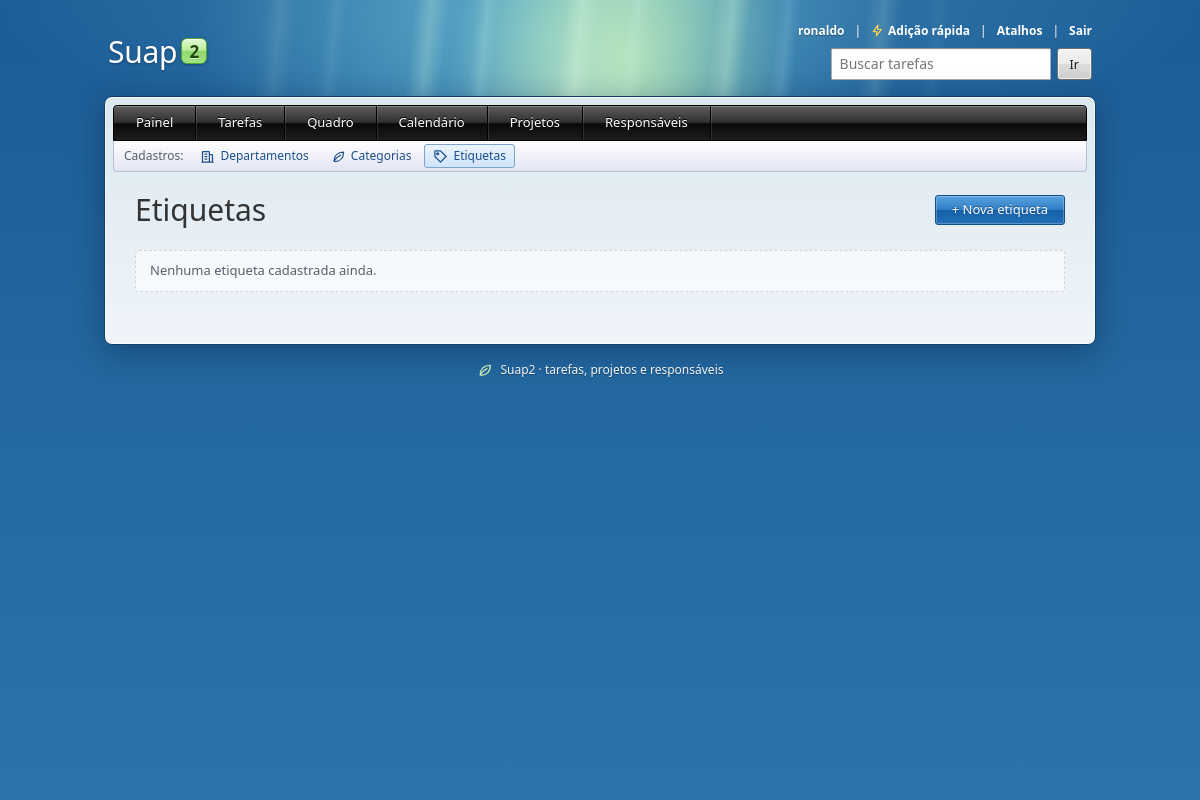
The page /etiquetas/ (signed in) on the database as committed earlier.
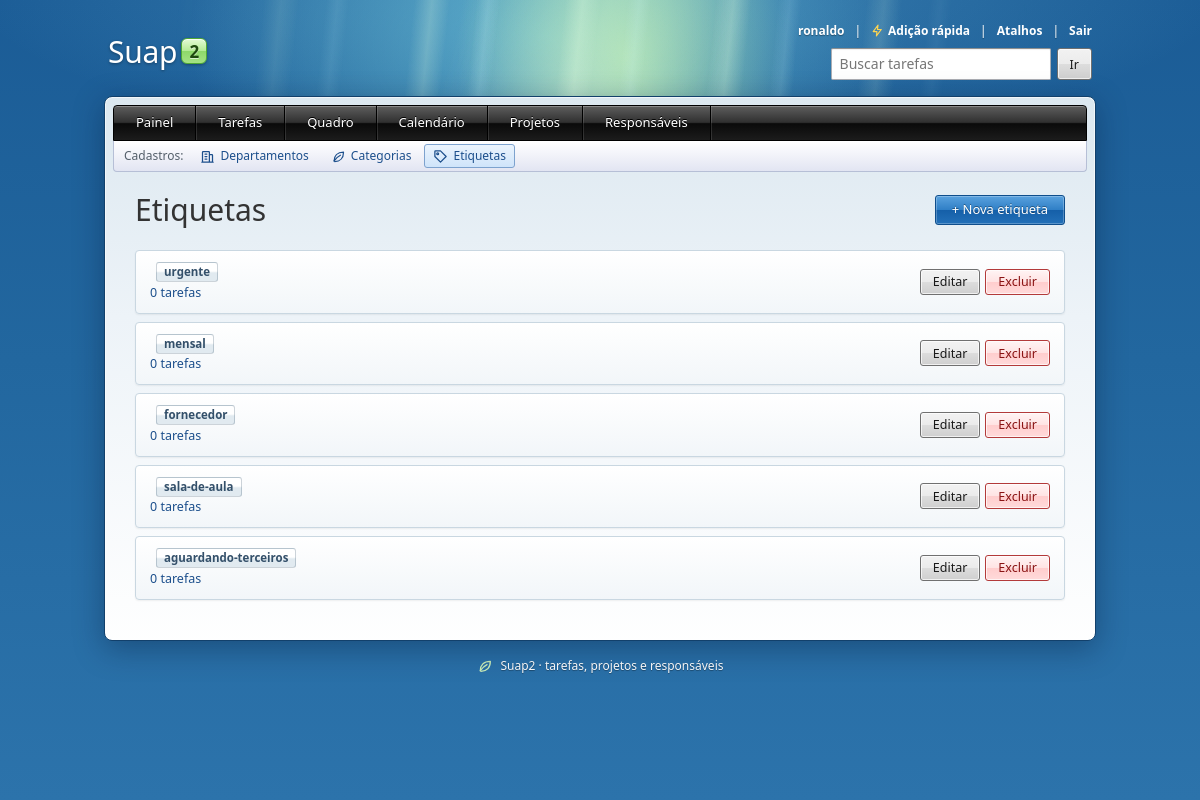
The same page on the database as committed later.
### Suap2APP/models.py (models this page shows, shortened)
class Etiqueta(models.Model):
    nome = models.CharField(max_length=40, unique=True)
    class Meta:
        verbose_name = 'Etiqueta'
        verbose_name_plural = 'Etiquetas'
        ordering = ['nome']

### Suap2APP/views.py (the view)
# urls.py: path('etiquetas/', views.EtiquetaListView.as_view(), name='etiqueta_list'),
class EtiquetaListView(LeituraMixin, ListView):
    model = Etiqueta
    context_object_name = 'etiquetas'
    def get_queryset(self):
        return Etiqueta.objects.annotate(total=Count('tarefas'))

### Suap2APP/context_processors.py (called while the page is built)
def acesso(request):
    return {
        'visitante': e_visitante(request),
        'pode_editar': request.user.is_authenticated,
    }

### Suap2APP/views.py (called while the page is built)
def e_visitante(request):
    return not request.user.is_authenticated and request.session.get(SESSAO_VISITANTE, False)

    def dispatch(self, request, *args, **kwargs):
        if request.method in ('GET', 'HEAD') and e_visitante(request):
            return super(LoginRequiredMixin, self).dispatch(request, *args, **kwargs)
        return super().dispatch(request, *args, **kwargs)

### Suap2APP/templates/Suap2APP/etiqueta_list.html (shortened to what this page needs)
{% extends 'Suap2APP/base.html' %}
{% block content %}
    <div class="cabecalho">
        <h1>Etiquetas</h1>
        {% if pode_editar %}
        <a class="btn btn-primary" href="{% url 'etiqueta_create' %}">+ Nova etiqueta</a>
        {% endif %}
    </div>
    {% if etiquetas %}
        <div class="lista">
            {% for etiqueta in etiquetas %}
                <div class="item">
                    <div class="item-info">
                        <div class="item-titulo">
                            <span class="badge badge-etiqueta">{{ etiqueta.nome }}</span>
                        </div>
                        <div class="item-detalhe">
                            <a href="{% url 'tarefa_list' %}?etiqueta={{ etiqueta.pk }}">{{ etiqueta.total }} tarefa{{ etiqueta.total|pluralize }}</a>
                        </div>
                    </div>
                    {% if pode_editar %}
                        <div class="acoes">
                            <a class="btn btn-secondary btn-small" href="{% url 'etiqueta_update' etiqueta.pk %}">Editar</a>
                            <a class="btn btn-danger btn-small" href="{% url 'etiqueta_delete' etiqueta.pk %}">Excluir</a>
                        </div>
                    {% endif %}
                </div>
            {% endfor %}
        </div>
    {% else %}
        <p class="vazio">Nenhuma etiqueta cadastrada ainda.</p>
    {% endif %}
{% endblock %}

Rows that differ between the two databases and show on the page:
added Etiqueta: nome "urgente", total "0"
added Etiqueta: nome "mensal", total "0"
added Etiqueta: nome "fornecedor", total "0"
added Etiqueta: nome "sala-de-aula", total "0"
added Etiqueta: nome "aguardando-terceiros", total "0"
Other text that changed with them:
text no longer shown: "Nenhuma etiqueta cadastrada ainda."
